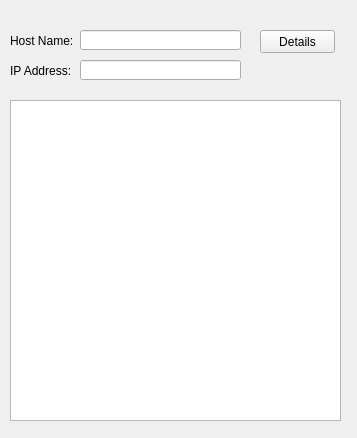
<?xml version="1.0" encoding="UTF-8"?>
<ui version="4.0">
 <class>InformationClass</class>
 <widget class="QWidget" name="InformationClass">
  <property name="geometry">
   <rect>
    <x>0</x>
    <y>0</y>
    <width>357</width>
    <height>438</height>
   </rect>
  </property>
  <property name="windowTitle">
   <string>InformationClass</string>
  </property>
  <widget class="QLabel" name="host_name_label_">
   <property name="geometry">
    <rect>
     <x>10</x>
     <y>30</y>
     <width>71</width>
     <height>21</height>
    </rect>
   </property>
   <property name="text">
    <string>Host Name:</string>
   </property>
  </widget>
  <widget class="QLabel" name="ip_address_label_">
   <property name="geometry">
    <rect>
     <x>10</x>
     <y>60</y>
     <width>71</width>
     <height>21</height>
    </rect>
   </property>
   <property name="text">
    <string>IP Address:</string>
   </property>
  </widget>
  <widget class="QLineEdit" name="host_name_line_edit_">
   <property name="geometry">
    <rect>
     <x>80</x>
     <y>30</y>
     <width>161</width>
     <height>20</height>
    </rect>
   </property>
  </widget>
  <widget class="QLineEdit" name="ip_address_line_edit_">
   <property name="geometry">
    <rect>
     <x>80</x>
     <y>60</y>
     <width>161</width>
     <height>20</height>
    </rect>
   </property>
  </widget>
  <widget class="QPushButton" name="details_push_button_">
   <property name="geometry">
    <rect>
     <x>260</x>
     <y>30</y>
     <width>75</width>
     <height>23</height>
    </rect>
   </property>
   <property name="text">
    <string>Details</string>
   </property>
  </widget>
  <widget class="QTextBrowser" name="detail_text_browser_">
   <property name="geometry">
    <rect>
     <x>10</x>
     <y>100</y>
     <width>331</width>
     <height>321</height>
    </rect>
   </property>
  </widget>
 </widget>
 <layoutdefault spacing="6" margin="11"/>
 <resources/>
 <connections/>
</ui>
